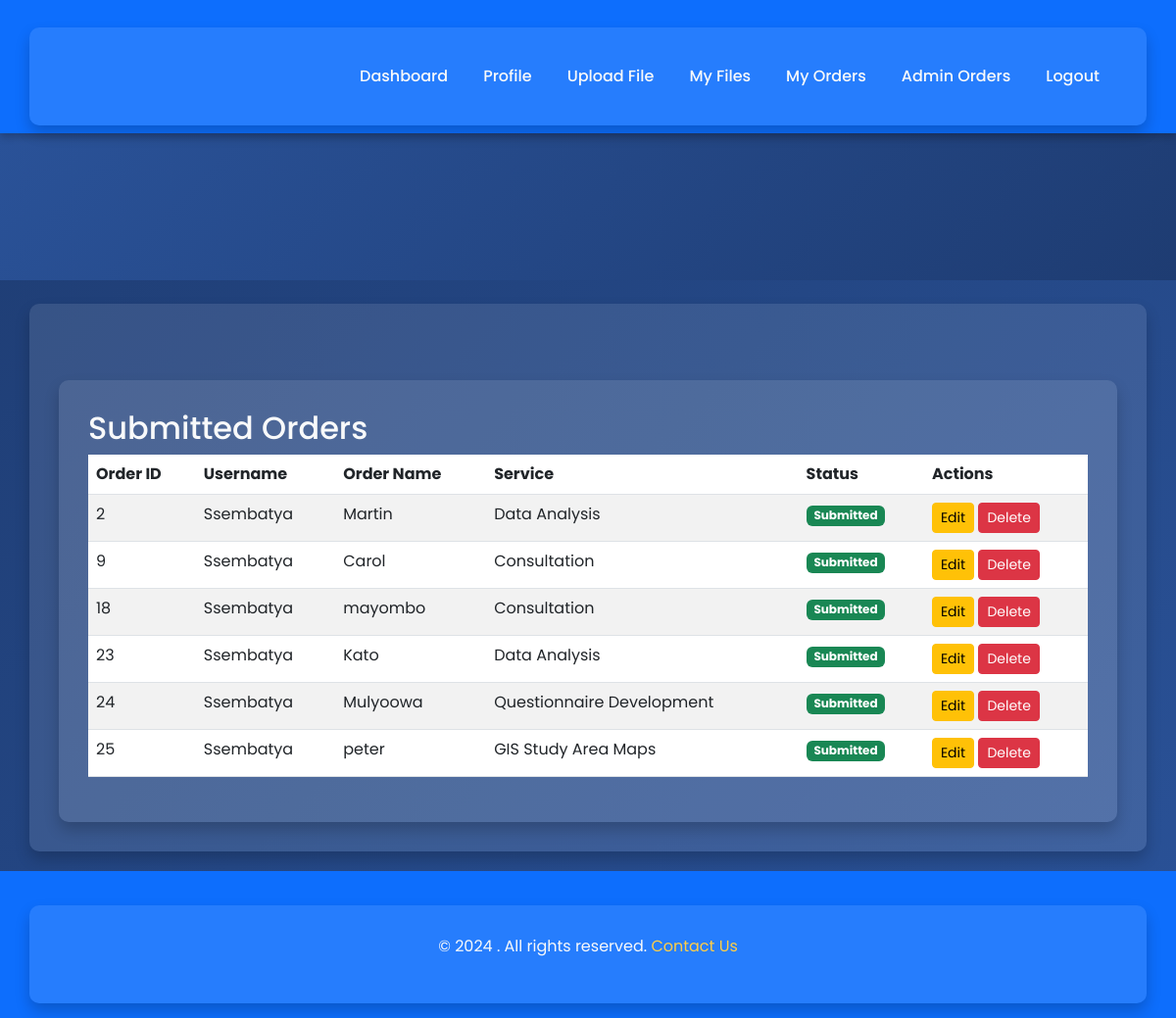
Page /admin/orders (signed in) on the earlier database version.
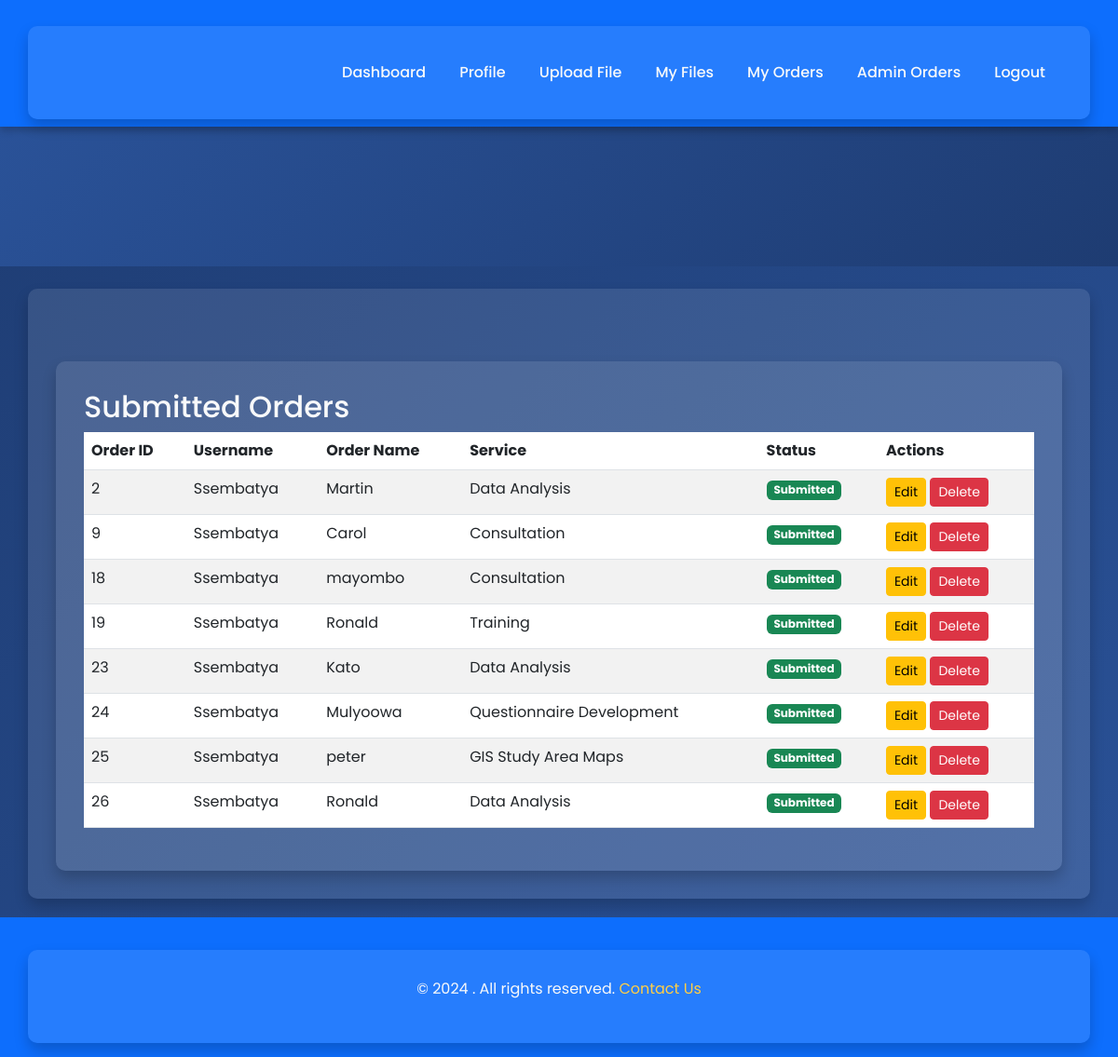
Same page on the later database version.
### tables this page shows
CREATE TABLE orders (
            id INTEGER PRIMARY KEY AUTOINCREMENT,
            user_id INTEGER,
            name TEXT,
            service TEXT
        , status TEXT DEFAULT 'draft');

CREATE TABLE "users" (
 id INTEGER PRIMARY KEY AUTOINCREMENT,
username TEXT UNIQUE,
password TEXT,
email TEXT,
phone_number TEXT,
is_admin INTEGER DEFAULT 0
);

### app.py (the view)
@app.route('/admin/orders')
@login_required
def admin_orders():
    if not current_user.is_admin:
        flash("Access denied.", "danger")
        return redirect(url_for('index'))
    conn = sqlite3.connect('database.db')
    cursor = conn.cursor()
    cursor.execute("""
        SELECT orders.id, users.username, orders.name, orders.service, orders.status
        FROM orders
        JOIN users ON orders.user_id = users.id
        WHERE orders.status = 'submitted'
    """)
    orders = cursor.fetchall()
    conn.close()
    print("Fetched Admin Orders:", orders)
    return render_template('admin_orders.html', orders=orders)

### app.py (called while the page is built)
@login_manager.user_loader
def load_user(user_id):
    conn = sqlite3.connect('database.db')
    cursor = conn.cursor()
    cursor.execute("SELECT id, username, is_admin FROM users WHERE id = ?", (user_id,))
    user = cursor.fetchone()
    conn.close()
    if user:
        return User(id=user[0], username=user[1], is_admin=user[2])
    return None

### templates/admin_orders.html
{% extends "base.html" %}
{% block content %}
<div class="container mt-5">
    <h2>Submitted Orders</h2>
    {% if orders %}
    <table class="table table-striped">
        <thead>
            <tr>
                <th>Order ID</th>
                <th>Username</th>
                <th>Order Name</th>
                <th>Service</th>
                <th>Status</th>
                <th>Actions</th>
            </tr>
        </thead>
        <tbody>
            {% for order in orders %}
            <tr>
                <td>{{ order[0] }}</td>
                <td>{{ order[1] }}</td>
                <td>{{ order[2] }}</td>
                <td>{{ order[3] }}</td>
                <td>
                    {% if order[4] == 'submitted' %}
                        <span class="badge bg-success">Submitted</span>
                    {% else %}
                        <span class="badge bg-secondary">Draft</span>
                    {% endif %}
                </td>
                <td>
                    <a href="/order/edit/{{ order[0] }}" class="btn btn-warning btn-sm">Edit</a>
                    <form action="/order/delete/{{ order[0] }}" method="post" style="display:inline;">
                        <button type="submit" class="btn btn-danger btn-sm">Delete</button>
                    </form>
                </td>
            </tr>
            {% endfor %}
        </tbody>
    </table>
    {% else %}
    <p class="text-center">No submitted orders found.</p>
    {% endif %}
</div>
{% endblock %}

### templates/base.html (shortened to what this page needs)
<!DOCTYPE html>
<html lang="en">
<head>
    <link href="https://cdn.jsdelivr.net/npm/bootstrap@5.3.0/dist/css/bootstrap.min.css" rel="stylesheet">
</head>
<body>
    <nav class="navbar navbar-expand-lg navbar-dark">
        <div class="container">
            <div class="collapse navbar-collapse" id="navbarNav">
                <ul class="navbar-nav ms-auto">
                    {% if current_user.is_authenticated %}
                        <li class="nav-item"><a class="nav-link" href="/">Dashboard</a></li>
                        <li class="nav-item"><a class="nav-link" href="/profile">Profile</a></li>
                        <li class="nav-item"><a class="nav-link" href="/upload">Upload File</a></li>
                        <li class="nav-item"><a class="nav-link" href="/files">My Files</a></li>
                        <li class="nav-item"><a class="nav-link" href="/user/orders">My Orders</a></li>
                        {% if current_user.is_admin %}
                            <li class="nav-item"><a class="nav-link" href="/admin/orders">Admin Orders</a></li>
                        {% endif %}
                        <li class="nav-item"><a class="nav-link" href="/logout">Logout</a></li>
                    {% else %}
                        <li class="nav-item"><a class="nav-link" href="/login">Login</a></li>
                        <li class="nav-item"><a class="nav-link" href="/register">Register</a></li>
                    {% endif %}
                </ul>
            </div>
        </div>
    </nav>
    <div class="hero-section">
    </div>
    <div class="container mt-4">
        {% block content %}{% endblock %}
    </div>
    <footer>
        <div class="container">
            <p>&copy; 2024 {{ company_name }}. All rights reserved. <a href="/contact">Contact Us</a></p>
        </div>
    </footer>
</body>
</html>

### templates/base.html (style rules this page uses)
body { font-family: 'Poppins', sans-serif; margin: 0; padding: 0; background: linear-gradient(135deg, #1e3c72, #2a5298); color: #f8f9fa; }
.navbar { background-color: #0d6efd; color: #fff; box-shadow: 0 4px 8px rgba(0, 0, 0, 0.2); }
.navbar-nav .nav-link { color: #f8f9fa !important; margin: 0 10px; font-weight: 500; }
.hero-section { text-align: center; padding: 60px 20px; background: linear-gradient(135deg, #2a5298, #1e3c72); color: #ffffff; text-shadow: 1px 1px 5px rgba(0, 0, 0, 0.8); }
.container { background: rgba(255, 255, 255, 0.1); color: #f8f9fa; border-radius: 10px; padding: 30px; box-shadow: 0 8px 15px rgba(0, 0, 0, 0.2); margin-top: 20px; }
footer { background-color: #0d6efd; color: #ffffff; text-align: center; padding: 15px 0; margin-top: 20px; }
footer a { color: #ffce45; text-decoration: none; }

Differences in the rows shown:
now on this page (row edited): orders: id "19", username "Ssembatya", name "Ronald", service "Training", status "Submitted"
now on this page (row edited): orders: id "26", username "Ssembatya", name "Ronald", service "Data Analysis", status "Submitted"
